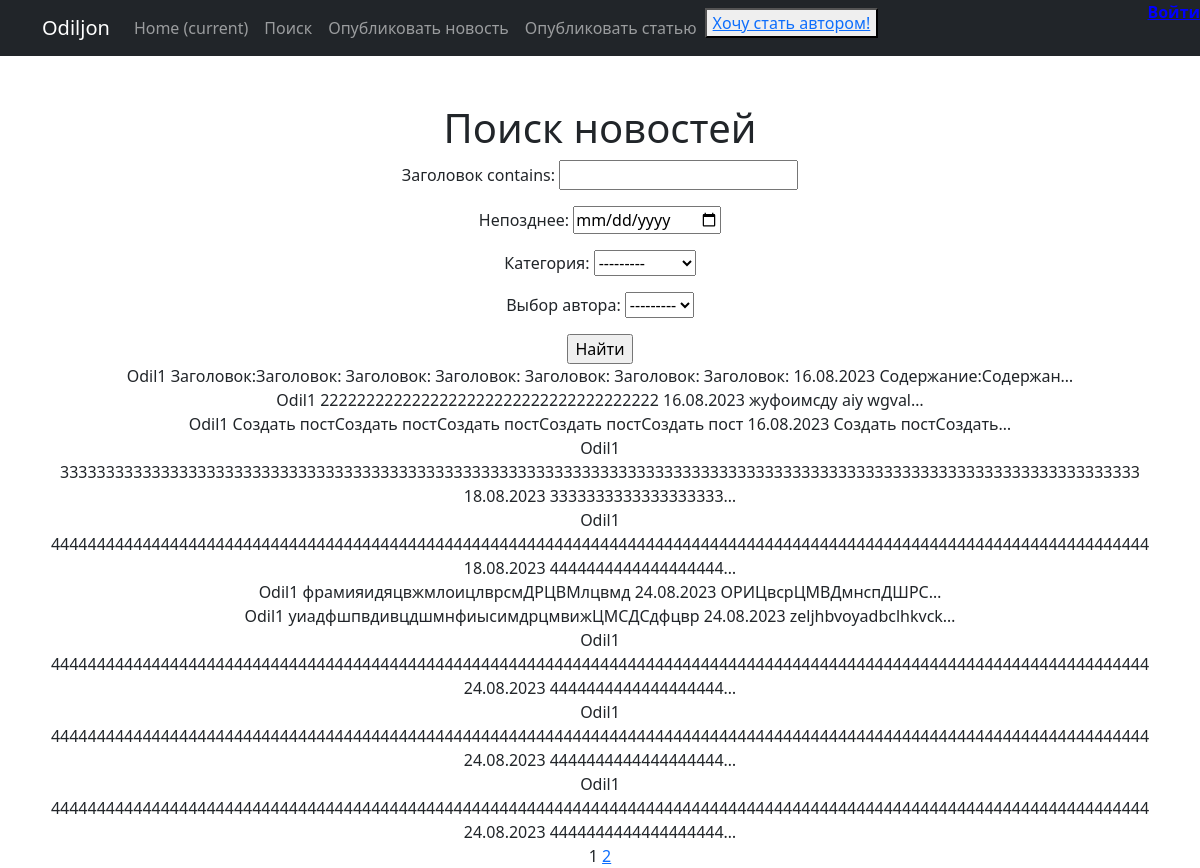
The app's page /search/ with its own data.
### news/models.py (models this page shows, shortened)
class Post(models.Model):
    ART = 'AR'
    NEWS = 'NW'
    TYPES = [(ART, 'Статья'), (NEWS, 'Новость')]
    author = models.ForeignKey(Author, on_delete=models.CASCADE, verbose_name='Автор')
    post_type = models.CharField(max_length=10, choices=TYPES, verbose_name='Тип поста')
    created_at = models.DateTimeField(auto_now_add=True, verbose_name='Дата публикации')
    post_category = models.ManyToManyField(Category, through='PostCategory')
    post_title = models.CharField(max_length=120, verbose_name='Заголовок')
    post_text = models.TextField(verbose_name='Содержание')
    post_rating = models.IntegerField(default=0, verbose_name='Рейтинг поста')

class Author(models.Model):
    user = models.OneToOneField(User, on_delete=models.CASCADE)  # ID пользователя, который является автором
    author_rating = models.IntegerField(default=0)
    def __str__(self):
        return f'{self.user}'

### news/views.py (the view)
# urls.py: path('search/', PostSearch.as_view(), name='post_search'),
class PostSearch(ListView):
    model = Post
    ordering = 'created_at'
    template_name = 'news/post_search.html'
    context_object_name = 'search'
    paginate_by = 10
    def get_queryset(self):
        queryset = super().get_queryset()
        self.filterset = PostFilter(self.request.GET, queryset)
        return self.filterset.qs
    def get_context_data(self, **kwargs):
        context = super().get_context_data(**kwargs)
        context['filterset'] = self.filterset
        context['is_not_author'] = not self.request.user.groups.filter(name='author').exists()
        return context

### news/models.py (called while the page is built)
    def __str__(self):
        return self.category_name

### news/templatetags/custom_tags.py (called while the page is built)
@register.simple_tag(takes_context=True)
def url_replace(context, **kwargs):
    d = context['request'].GET.copy()
    for k, v in kwargs.items():
        d[k] = v
    return d.urlencode()

### templates/news/post_search.html (shortened to what this page needs)
{% extends 'flatpages/default.html' %}
{% load censor %}
{% load custom_tags %}
{% block content %}
   <h1>Поиск новостей</h1>
   <form action="" method="get">
       {{ filterset.form.as_p }}
       <input type="submit" value="Найти" />
   </form>
    {% for post in search %}
     <div>
     {{ post.author }}
     {{ post.post_title }}
     {{ post.created_at|date:'d.m.Y' }}
     {{ post.post_text|truncatechars:20 }}
     </div>
    {% endfor %}
   {{ page_obj.number }}
   {% if page_obj.has_next %}
       <a href="?{% url_replace page=page_obj.next_page_number %}">{{ page_obj.next_page_number }}</a>
   {% endif %}
{% endblock content %}

### records on screen
Post: author "Odil1", post_title "Заголовок:Заголовок: Заголовок: Заголовок: Заголовок: Заголовок: Заголовок:", created_at "16.08.2023", post_text "Содержание:Содержан…"
Post: author "Odil1", post_title "2222222222222222222222222222222222222", created_at "16.08.2023", post_text "жуфоимсду aiy wgval…"
Post: author "Odil1", post_title "Создать постСоздать постСоздать постСоздать постСоздать пост", created_at "16.08.2023", post_text "Создать постСоздать…"
Post: author "Odil1", post_title "3333333333333333333333333333333333333333333333333333333333333333333333333333333333333333333333333333333333333333333333", created_at "18.08.2023", post_text "3333333333333333333…"
Post: author "Odil1", post_title "444444444444444444444444444444444444444444444444444444444444444444444444444444444444444444444444444444444444444444444444", created_at "18.08.2023", post_text "4444444444444444444…"
Post: author "Odil1", post_title "фрамияидяцвжмлоицлврсмДРЦВМлцвмд", created_at "24.08.2023", post_text "ОРИЦвсрЦМВДмнспДШРС…"
Post: author "Odil1", post_title "уиадфшпвдивцдшмнфиысимдрцмвижЦМСДСдфцвр", created_at "24.08.2023", post_text "zeljhbvoyadbclhkvck…"
Post: author "Odil1", post_title "444444444444444444444444444444444444444444444444444444444444444444444444444444444444444444444444444444444444444444444444", created_at "24.08.2023", post_text "4444444444444444444…"
Post: author "Odil1", post_title "444444444444444444444444444444444444444444444444444444444444444444444444444444444444444444444444444444444444444444444444", created_at "24.08.2023", post_text "4444444444444444444…"
Post: author "Odil1", post_title "444444444444444444444444444444444444444444444444444444444444444444444444444444444444444444444444444444444444444444444444", created_at "24.08.2023", post_text "4444444444444444444…"

### other values on screen
{{ page_obj.number }} "1"
{{ page_obj.next_page_number }} "2"
